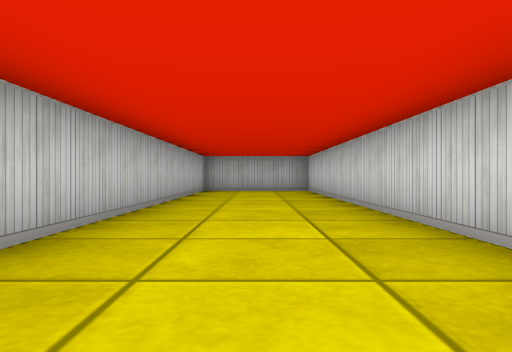
view 1 (above)

16 first-person views from a walk through a cub3D level. The camera is about half as high as the walls, looks level and sees 70° across. The floor is counted in squares. Each view is taken from the middle of a square. On the plan, view 1 faces up. The plan holds only what a view shows up to about 9 squares ahead; the rest is blank.

view 2
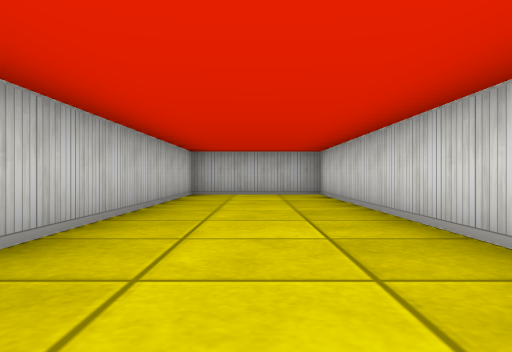

view 3
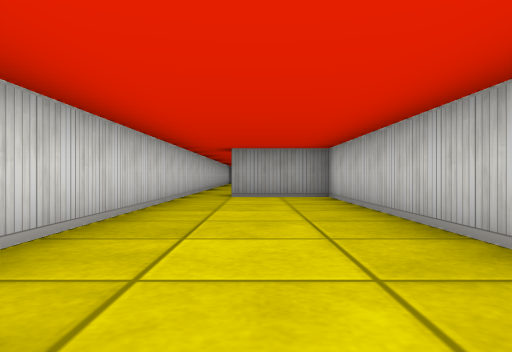

view 4
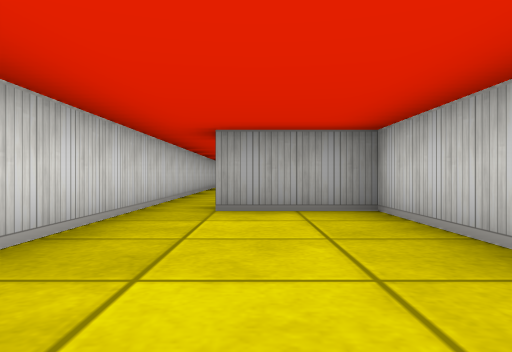

view 5
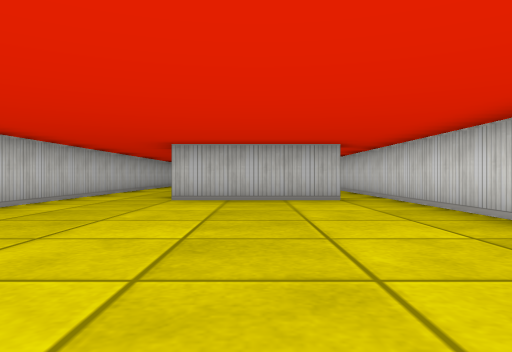

view 6
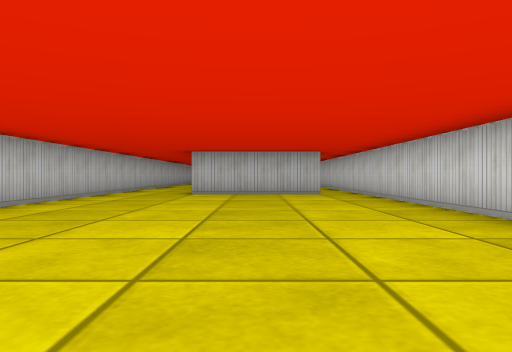

view 7
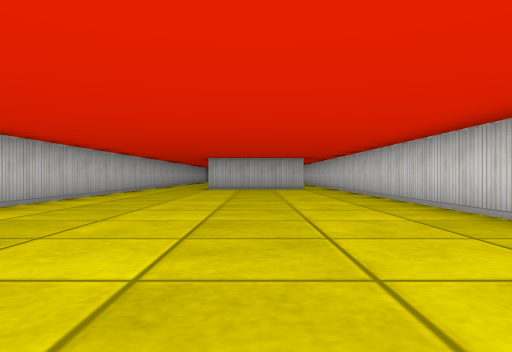

view 8
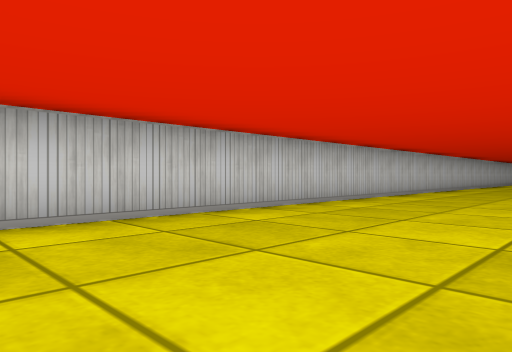

view 9
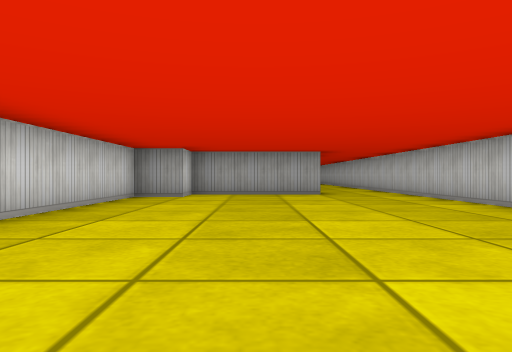

view 10
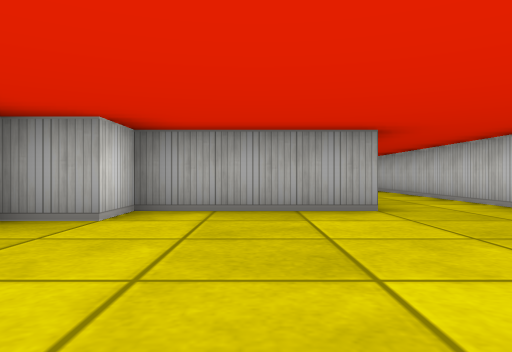

view 11
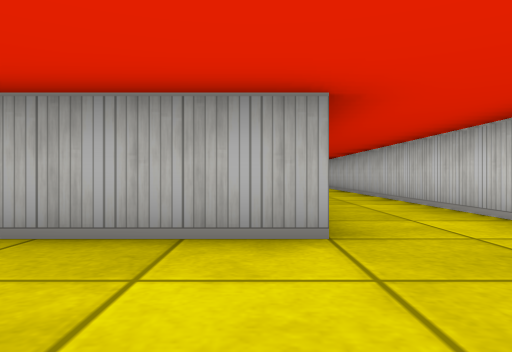

view 12
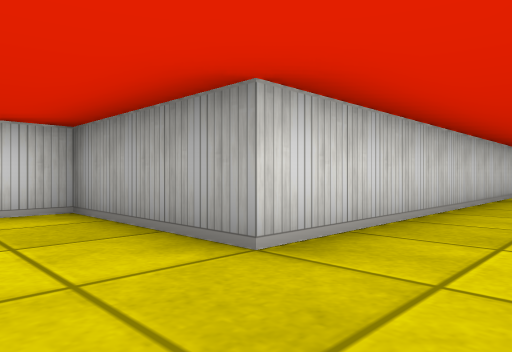

view 13
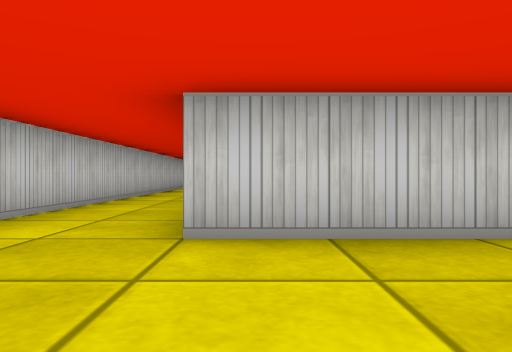

view 14
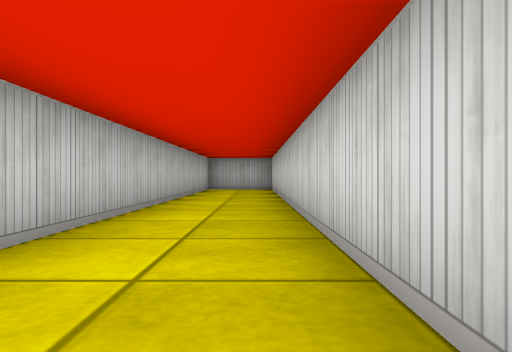

view 15
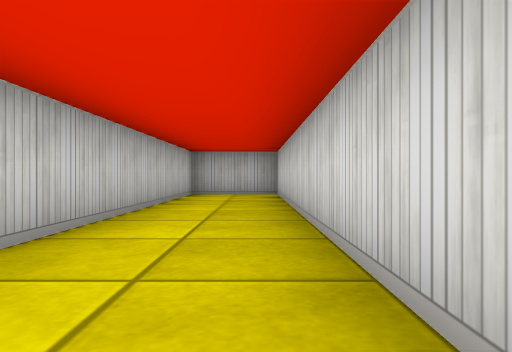

view 16
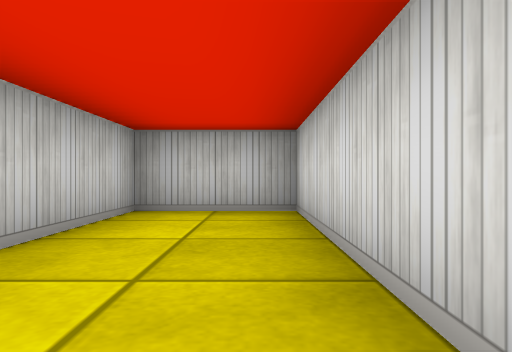

### Floor plan
Points are (right, up) in squares from view 1. A wall is a line through its corners. A room is listed if a view was taken in it or the views show most of it. See-through windows are left out.
Room 1 (views 1, 2, 3, 4)
walls: (1.5, -3.5) (1.5, 10.5) (-1.5, 10.5) (-1.5, -2.5) (0.5, -2.5)
ways out: opening at (1, -3) to room 2
Room 2 (views 5, 6, 7, 8, 9, 10, 11, 12, 13, 14, 15, 16)
walls: (-2.5, -23.5) (-2.5, -16.5) (0.5, -16.5) (0.5, -15.5) (1.5, -15.5) (1.5, -3.5); (0.6, -3.5) (-2.5, -3.5); (-2.5, -0.4) (-2.5, 10.5) (-4.5, 10.5) (-4.5, -23)
ways out: opening at (1, -3) to room 1

Where each view was taken, in squares from view 1:
view 1: 0 up, 0 right, facing up
view 2: 2 up, 0 right, facing up
view 3: 5 up, 0 right, facing down
view 4: 2 up, 0 right, facing down
view 5: 10 down, 1 left, facing up
view 6: 12 down, 1 left, facing up
view 7: 15 down, 1 left, facing up
view 8: 16 down, 1 left, facing up-left
view 9: 8 down, 1 left, facing down
view 10: 12 down, 1 left, facing down
view 11: 14 down, 2 left, facing down
view 12: 15 down, 4 left, facing down-right
view 13: 6 down, 2 left, facing up
view 14: 1 down, 3 left, facing up
view 15: 2 up, 3 left, facing up
view 16: 6 up, 3 left, facing up
